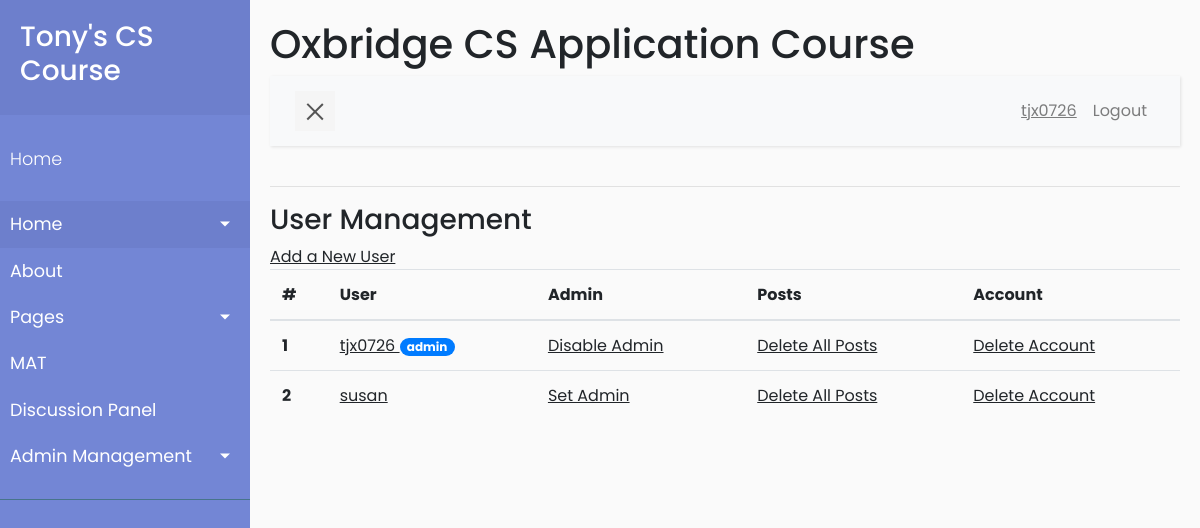
The page /user_management (signed in) on the database its author committed.
### app/models.py (models this page shows, shortened)
class User(UserMixin, db.Model):
    id = db.Column(db.Integer, primary_key=True)
    username = db.Column(db.String(64), index=True, unique=True)
    firstname = db.Column(db.String(64), index=True)
    lastname = db.Column(db.String(64), index=True)
    email = db.Column(db.String(120), index=True, unique=True)
    password_hash = db.Column(db.String(128))
    is_admin = db.Column(db.Boolean, default=False)
    posts = db.relationship('Post', backref='author', lazy='dynamic')
    mats = db.relationship('Mat', secondary=user_mat_association)

### app/routes.py (the view)
@app.route('/user_management')
@login_required
@admin_requirement
def user_management():
    users = User.query.order_by(User.id).all()
    return render_template('user_management.html', title='User Management',
                           users=users)

### app/models.py (called while the page is built)
@login.user_loader
def load_user(id):
    return User.query.get(int(id))

### app/routes.py (called while the page is built)
def admin_requirement(f):
    from functools import wraps
    @wraps(f)
    def wrap(*args, **kwargs):
        try:
            if current_user.is_admin:
                return f(*args, **kwargs)
            else:
                flash('You have no access to admin contents.')
                return redirect(url_for('index'))
        except Exception as e:
            print(e)
            flash(e.args)
            return redirect(url_for('index'))
    return wrap

### app/templates/user_management.html
{% extends "base.html" %}
{% block content %}
<h3>User Management</h3> <a href="{{ url_for('register') }}"><u>Add a New User</u> </a>
    <table class="table">
        <thead>
        <tr>
            <th scope="col">#</th>
            <th scope="col">User</th>
            <th scope="col">Admin</th>
            <th scope="col">Posts</th>
            <th scope="col">Account</th>
        </tr>
        </thead>
        <tbody>
    {% for u in users %}
        <tr>
            <th scope="row">{{ u.id }}</th>
            <td>
                <u><a href="{{ url_for('user_default', username=u.username) }}">
                            {{u.username}} </a></u>
                {% if u.is_admin %}
                <span class="badge badge-pill badge-primary">admin </span>
                {% endif %}
            </td>
            <td>
                <u><a href="{{ url_for('change_admin', username=u.username) }}">
                {% if u.is_admin%}
                Disable Admin
                {% else %}
                Set Admin
                {% endif%}
                </a></u>
            </td>
            <td>
                <u><a href='{{url_for('delete_user_post_confirm', username=u.username)}}'>
                        Delete All Posts
                </a></u>
            </td>
            <td>
                <u><a href="{{url_for('delete_user_confirm', username=u.username)}}">
                        Delete Account
                </a></u>
            </td>
        </tr>
    {% endfor %}
        </tbody>
    </table>
{% endblock%}

### app/templates/base.html (shortened to what this page needs)
<html lang="en">
    <head>
        <link rel="stylesheet" href="{{  url_for('static', filename='scripts/css/bootstrap.min.css') }}">
        <link rel="stylesheet" href="{{  url_for('static', filename='scripts/css/style5.css') }}">
    </head>
    <body>
        <div class="wrapper">
            <nav id="sidebar">
                <div class="sidebar-header">
                    <a href="{{ url_for('index') }}"><h3>Tony's CS Course</h3></a>
                </div>
                <ul class="list-unstyled components">
                    <a href="{{ url_for('index') }}"><p>Home</p></a>
                    <li class="active">
                        <a href="#homeSubmenu" data-toggle="collapse" aria-expanded="false" class="dropdown-toggle">Home</a>
                    </li>
                    <li>
                        <a href="#">About</a>
                    </li>
                    <li>
                        <a href="#pageSubmenu" data-toggle="collapse" aria-expanded="false" class="dropdown-toggle">Pages</a>
                    </li>
                    <li>
                        <a href="{{ url_for('mat') }}">MAT</a>
                    </li>
                    <li>
                        <a href="{{ url_for('discussion_no_page') }}">Discussion Panel</a>
                    </li>
					{% if current_user.is_admin%}
                    <li>
                        <a href="#adminSubmenu" data-toggle="collapse" aria-expanded="false" class="dropdown-toggle">Admin Management</a>
                    </li>
					{% endif %}
                </ul>
            </nav>
            <div id="content">
                <h1>Oxbridge CS Application Course</h1>
                <nav class="navbar navbar-expand-lg navbar-light bg-light">
                    <div class="container-fluid">
                        <button type="button" id="sidebarCollapse" class="navbar-btn">
                            <span></span>
                        </button>
                        <div class="collapse navbar-collapse" id="navbarSupportedContent">
                            <ul class="nav navbar-nav ml-auto">
                                {% if current_user.is_anonymous %}
                                <li class="nav-item">
                                    <a class="nav-link" href="{{ url_for('login') }}">Login</a>
                                </li>
                                <li class="nav-item">
                                    <a class="nav-link" href="{{
                                        url_for('register') }}">Register</a>
                                </li>
                                {% else %}
                                <li class="nav-item">
                                    <a class="nav-link" href="{{
                                        url_for('user_default', username=current_user.username)}}"><u>{{current_user.username}}</u></a>
                                </li>
                                <li class="nav-item">
                                    <a class="nav-link" href="{{ url_for('logout') }}">Logout</a>
                                </li>
                                {% endif %}
                            </ul>
                        </div>
                    </div>
                </nav>
                <hr>
                {% block content %}
                {% endblock %}
            </div>
        </div>
    </body>
</html>

### app/static/scripts/css/style5.css (style rules this page uses)
body { font-family: 'Poppins', sans-serif; background: #fafafa; word-wrap: break-word; }
p { font-family: 'Poppins', sans-serif; font-size: 1.1em; font-weight: 300; line-height: 1.7em; color: #999; }
a, a:hover, a:focus { color: inherit; text-decoration: none; transition: all 0.3s; }
.navbar { padding: 15px 10px; background: #fff; border: none; border-radius: 0; margin-bottom: 40px; box-shadow: 1px 1px 3px rgba(0, 0, 0, 0.1); }
.navbar-btn { box-shadow: none; outline: none !important; border: none; }
.wrapper { display: flex; width: 100%; align-items: stretch; perspective: 1500px; }
#sidebar { min-width: 250px; max-width: 250px; background: #7386D5; color: #fff; transition: all 0.6s cubic-bezier(0.945, 0.020, 0.270, 0.665); transform-origin: bottom left; }
#sidebar .sidebar-header { padding: 20px; background: #6d7fcc; }
#sidebar ul.components { padding: 20px 0; border-bottom: 1px solid #47748b; }
#sidebar ul p { color: #fff; padding: 10px; }
#sidebar ul li a { padding: 10px; font-size: 1.1em; display: block; }
#sidebar ul li.active > a, a[aria-expanded="true"] { color: #fff; background: #6d7fcc; }
a[data-toggle="collapse"] { position: relative; }
.dropdown-toggle::after { display: block; position: absolute; top: 50%; right: 20px; transform: translateY(-50%); }
#content { width: 100%; padding: 20px; min-height: 100vh; transition: all 0.3s; }
#sidebarCollapse { width: 40px; height: 40px; background: #f5f5f5; cursor: pointer; }
#sidebarCollapse span { width: 80%; height: 2px; margin: 0 auto; display: block; background: #555; transition: all 0.8s cubic-bezier(0.810, -0.330, 0.345, 1.375); transition-delay: 0.2s; }
#sidebarCollapse span:last-of-type { transform: rotate(-45deg) translate(1px, -1px); }

### rows shown on the page
User: username "tjx0726", id "1", is_admin "admin"
User: id "2", username "susan", is_admin "Set Admin"
